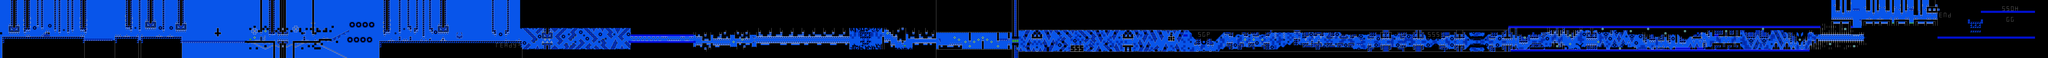

This is a level from a 2D game, rendered from its Tiled map with the project's own tilesets. A one-line summary and the map file follow, with tile-layer data summarised:
An orthogonal 945x27 tile map with 16x16 px tiles, 1 tile layer, 1 hidden layer not drawn, 2 tilesets.

<map version="1.10" tiledversion="1.11.0" orientation="orthogonal" renderorder="right-down" width="945" height="27" tilewidth="16" tileheight="16" infinite="0" nextlayerid="3" nextobjectid="1">
 <editorsettings>
  <chunksize width="16" height="27" />
  <export target="../LEVELS/LEVEL DATA/stalemate.csv" format="csv" />
 </editorsettings>
 <tileset firstgid="1" name="famidash" tilewidth="16" tileheight="16" tilecount="256" columns="16">
  <image source="../GRAPHICS/famidash.bmp" width="256" height="256" />
 </tileset>
 <tileset firstgid="257" name="sprites" tilewidth="16" tileheight="16" tilecount="256" columns="16">
  <image source="../GRAPHICS/sprites.png" width="256" height="256" />
 </tileset>
 <layer id="1" width="945" height="27">
  <data>[25515 cells, 25515 non-empty, 131 distinct tile ids]</data>
 </layer>
 <layer id="2" name="SP" width="945" height="27" visible="0">
  <data>[25515 cells, 258 non-empty, 41 distinct tile ids]</data>
 </layer>
</map>
